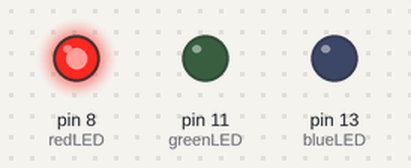
The sketch below on a simulated Arduino Uno, built with avr-gcc and run on an emulated ATmega328P. Shown: output pins drawn as LEDs (lit = HIGH).

Above: at 0.15 s.
At 1.1 s:
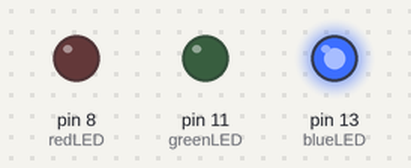
At 17.7 s:
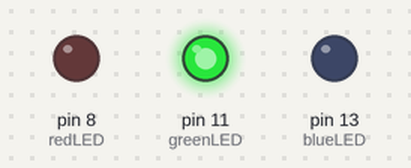
At 35.0 s:
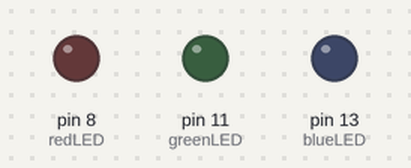
Timing chart, 0 to 46.7 s (numbered marks = the images above):
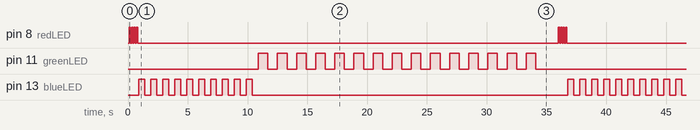

The sketch:

pract2.ino
```cpp
int redLED = 8;
int blueLED = 13;
int greenLED = 11;
float  pi = 3.14;
int dit = 100;
int dat= 500;
int dih = 800;
int LongW=1000;
void setup() {
  // put your setup code here, to run once:
pinMode(redLED,OUTPUT);
pinMode(blueLED,OUTPUT);
pinMode(greenLED,OUTPUT);
}

void loop() {
  // put your main code here, to run repeatedly:

digitalWrite(redLED,LOW);
delay(dit);

digitalWrite(redLED,HIGH);
delay(dit);
digitalWrite(redLED,LOW);
delay(dit);

digitalWrite(redLED,HIGH);
delay(dit);
digitalWrite(redLED,LOW);
delay(dit);

digitalWrite(redLED,HIGH);
delay(dit);
digitalWrite(redLED,LOW);
delay(dit);

digitalWrite(redLED,HIGH);
delay(dit);
digitalWrite(redLED,LOW);
delay(dit);


digitalWrite(blueLED,HIGH);
delay(dat);
digitalWrite(blueLED,LOW);
delay(dat);

digitalWrite(blueLED,HIGH);
delay(dat);
digitalWrite(blueLED,LOW);
delay(dat);

digitalWrite(blueLED,HIGH);
delay(dat);
digitalWrite(blueLED,LOW);
delay(dat);

digitalWrite(blueLED,HIGH);
delay(dat);
digitalWrite(blueLED,LOW);
delay(dat);

digitalWrite(blueLED,HIGH);
delay(dat);
digitalWrite(blueLED,LOW);
delay(dat);

digitalWrite(blueLED,HIGH);
delay(dat);
digitalWrite(blueLED,LOW);
delay(dat);

digitalWrite(blueLED,HIGH);
delay(dat);
digitalWrite(blueLED,LOW);
delay(dat);

digitalWrite(blueLED,HIGH);
delay(dat);
digitalWrite(blueLED,LOW);
delay(dat);


digitalWrite(blueLED,HIGH);
delay(dat);
digitalWrite(blueLED,LOW);
delay(dat);

digitalWrite(blueLED,HIGH);
delay(dat);

digitalWrite(blueLED,LOW);
delay(dat);

digitalWrite(greenLED,HIGH);
delay(dih);
digitalWrite(greenLED,LOW);
delay(dih);


digitalWrite(greenLED,HIGH);
delay(dih);
digitalWrite(greenLED,LOW);
delay(dih);

digitalWrite(greenLED,HIGH);
delay(dih);
digitalWrite(greenLED,LOW);
delay(dih);

digitalWrite(greenLED,HIGH);
delay(dih);
digitalWrite(greenLED,LOW);
delay(dih);

digitalWrite(greenLED,HIGH);
delay(dih);
digitalWrite(greenLED,LOW);
delay(dih);

digitalWrite(greenLED,HIGH);
delay(dih);
digitalWrite(greenLED,LOW);
delay(dih);

digitalWrite(greenLED,HIGH);
delay(dih);
digitalWrite(greenLED,LOW);
delay(dih);

digitalWrite(greenLED,HIGH);
delay(dih);
digitalWrite(greenLED,LOW);
delay(dih);

digitalWrite(greenLED,HIGH);
delay(dih);
digitalWrite(greenLED,LOW);
delay(dih);

digitalWrite(greenLED,HIGH);
delay(dih);
digitalWrite(greenLED,LOW);
delay(dih);

digitalWrite(greenLED,HIGH);
delay(dih);
digitalWrite(greenLED,LOW);
delay(dih);

digitalWrite(greenLED,HIGH);
delay(dih);
digitalWrite(greenLED,LOW);
delay(dih);

digitalWrite(greenLED,HIGH);
delay(dih);
digitalWrite(greenLED,LOW);
delay(dih);

digitalWrite(greenLED,HIGH);
delay(dih);
digitalWrite(greenLED,LOW);
delay(dih);

digitalWrite(greenLED,HIGH);
delay(dih);
digitalWrite(greenLED,LOW);
delay(dih);
delay(LongW);
}
```

Measured:
- by itself, pin 8 (redLED): repeats every 35.9 s: 3 × (LOW 0.10 s, HIGH 0.10 s), LOW 35.2 s, HIGH 0.10 s
- by itself, pin 11 (greenLED): repeats every 35.9 s: HIGH 0.80 s, LOW 12.7 s, 14 × (HIGH 0.80 s, LOW 0.80 s)
- by itself, pin 13 (blueLED): repeats every 35.9 s: 9 × (LOW 0.50 s, HIGH 0.50 s), LOW 26.4 s, HIGH 0.50 s
